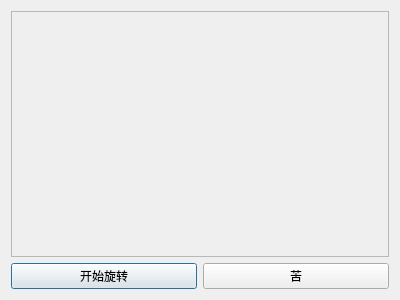
<?xml version="1.0" encoding="UTF-8"?>
<ui version="4.0">
 <class>OpenglFrame1</class>
 <widget class="QDialog" name="OpenglFrame1">
  <property name="geometry">
   <rect>
    <x>0</x>
    <y>0</y>
    <width>400</width>
    <height>300</height>
   </rect>
  </property>
  <property name="windowTitle">
   <string>Dialog</string>
  </property>
  <layout class="QVBoxLayout" name="verticalLayout">
   <item>
    <widget class="QFrame" name="openglFrame">
     <property name="frameShape">
      <enum>QFrame::StyledPanel</enum>
     </property>
     <property name="frameShadow">
      <enum>QFrame::Raised</enum>
     </property>
    </widget>
   </item>
   <item>
    <layout class="QHBoxLayout" name="horizontalLayout">
     <item>
      <widget class="QPushButton" name="rotateBtn">
       <property name="text">
        <string>开始旋转</string>
       </property>
       <property name="checkable">
        <bool>true</bool>
       </property>
      </widget>
     </item>
     <item>
      <widget class="QPushButton" name="pushButton_2">
       <property name="text">
        <string>苦</string>
       </property>
      </widget>
     </item>
    </layout>
   </item>
  </layout>
 </widget>
 <resources/>
 <connections/>
</ui>
